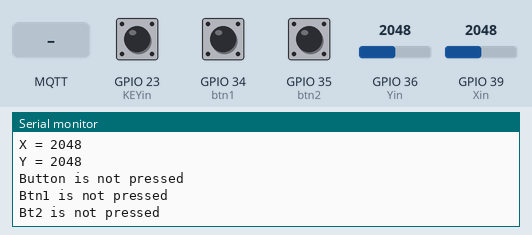
Recording of a sketch running on a simulated ESP32. Parts: the last lines printed to the serial monitor. Inputs (shaded band) come from the test bench; at power-on: GPIO 23 (KEYin) HIGH, GPIO 34 (btn1) LOW, GPIO 35 (btn2) LOW, GPIO 36 (Yin) = 2048, GPIO 39 (Xin) = 2048. No MQTT or app messages arrive unless stated.

Above: at 1.3 s.
1.4 s: GPIO 23 (KEYin) pulled LOW for 0.3 s
3.2 s: GPIO 34 (btn1) pulled HIGH for 1 s
5.7 s: GPIO 35 (btn2) pulled HIGH for 1 s
At 6.4 s:
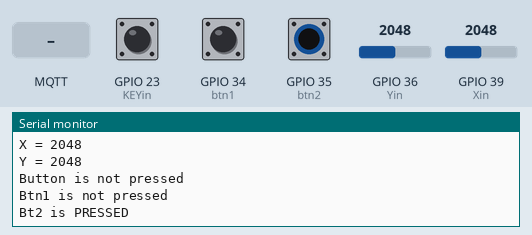
8.2 s: MQTT message "1" arrives on the first subscribed topic
At 9.0 s:
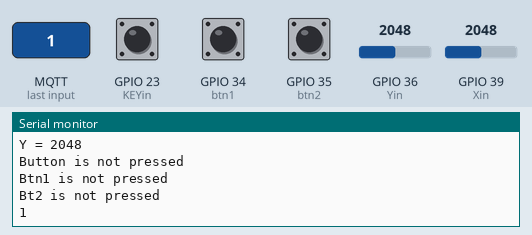
10.0 s: MQTT message "on" arrives on the first subscribed topic
At 10.5 s:
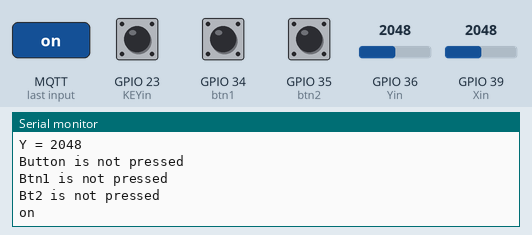
11.5 s: MQTT message "off" arrives on the first subscribed topic
At 12.0 s:
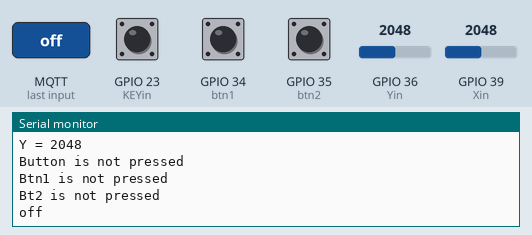

The sketch:

____.ino
```cpp
/*
  SimpleMQTTClient.ino
  The purpose of this exemple is to illustrate a simple handling of MQTT and Wifi connection.
  Once it connects successfully to a Wifi network and a MQTT broker, it subscribe to a topic and send a message to it.
  It will also send a message delayed 5 seconds later.
*/
#include "EspMQTTClient.h"


//========================DHT센서

uint32_t delayMS;
//========================
EspMQTTClient client(
  "SSAFY_EMB_2",
  "1210@ssafy",
  "192.168.110.192",  // MQTT Broker server ip
  "MQTTUsername",   // Can be omitted if not needed
  "MQTTPassword",   // Can be omitted if not needed
  "KILL_KILL",     // Client name that uniquely identify your device
  1883              // The MQTT port, default to 1883. this line can be omitted
);
char* topic = "home/pi";
void tx() {//꼭 TX쓸 필요는 없음. 그냥 CLIENT.PUBLISH 써도 됨
  client.publish(topic, "Nice day");
}

//GPIO SETUP
int Yin = 36; // Y Input Pin
int Xin= 39; // X Input Pin
int KEYin = 23; // Push Button
int btn1 = 34;//grab
int btn2 = 35;//ungrab
//===================
void setup()
{
  Serial.begin(115200);

  // Optional functionalities of EspMQTTClient
  client.enableDebuggingMessages(); // Enable debugging messages sent to serial output
  client.enableHTTPWebUpdater(); // Enable the web updater. User and password default to values of MQTTUsername and MQTTPassword. These can be overridded with enableHTTPWebUpdater("user", "password").
  client.enableOTA(); // Enable OTA (Over The Air) updates. Password defaults to MQTTPassword. Port is the default OTA port. Can be overridden with enableOTA("password", port).
  client.enableLastWillMessage("TestClient/lastwill", "I am going offline");  // You can activate the retain flag by setting the third parameter to true
  //sensor

  //=======gpio
  pinMode(KEYin, INPUT_PULLUP);
  pinMode(btn1, INPUT);
  pinMode(btn2, INPUT);
  //gpio========

}

// This function is called once everything is connected (Wifi and MQTT)
// WARNING : YOU MUST IMPLEMENT IT IF YOU USE EspMQTTClient
void onConnectionEstablished()
{

  // Subscribe to "mytopic/test" and display received message to Serial
  client.subscribe(topic, [](const String & payload) {
    Serial.println(payload);
  });

}

void loop()
{
  int xVal, yVal, buttonVal, btn1val, btn2val;
  xVal=analogRead(Xin);
  yVal=analogRead(Yin);
  buttonVal=digitalRead(KEYin);
  btn1val=digitalRead(btn1);
  btn2val=digitalRead(btn2);
  Serial.print("X = ");
  Serial.println(xVal, DEC);
  Serial.print("Y = ");
  Serial.println(yVal, DEC);

  if (yVal == 4095) {
    client.publish(topic, "go");
  }
  else if (yVal == 0) {
    client.publish(topic, "back");
  }

  if (xVal == 4095) {
    client.publish(topic, "left");
  }
  else if (xVal == 0) {
    client.publish(topic, "right");
  }


  Serial.print("Button is ");
  if(buttonVal == HIGH){
    Serial.println("not pressed");
    }
  else{
    Serial.println("PRESSED");
    client.publish(topic, "stop");
  }


  Serial.print("Btn1 is ");
  if(btn1val == HIGH){
    Serial.println("PRESSED");
    client.publish(topic, "grab");
    }
  else{ Serial.println("not pressed"); }


  Serial.print("Bt2 is ");
  if(btn2val == HIGH){
    Serial.println("PRESSED");
    client.publish(topic, "ungrab");
    }
  else{ Serial.println("not pressed"); }

  //tx();
  client.loop();
  delay(500);
}
```

Measured:
- after the input at 5.7 s, the serial monitor: prints a new line after 0.33 s (image 1)
- after the input at 8.2 s, the serial monitor: prints a new line after 0.34 s (image 2)
- after the input at 10.0 s, the serial monitor: prints a new line after 0.05 s (image 3)
- after the input at 11.5 s, the serial monitor: prints a new line after 0.06 s (image 4)
